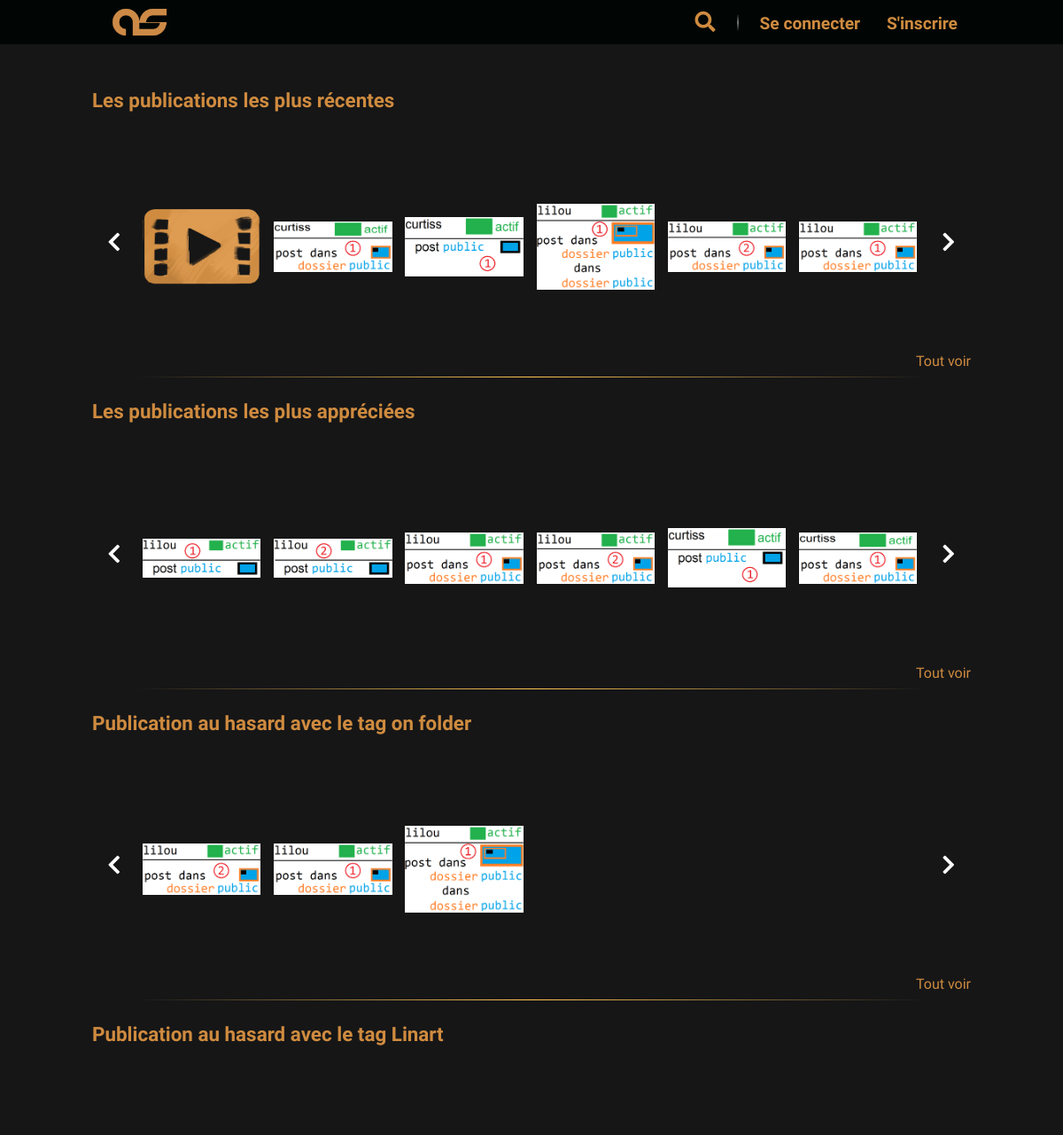
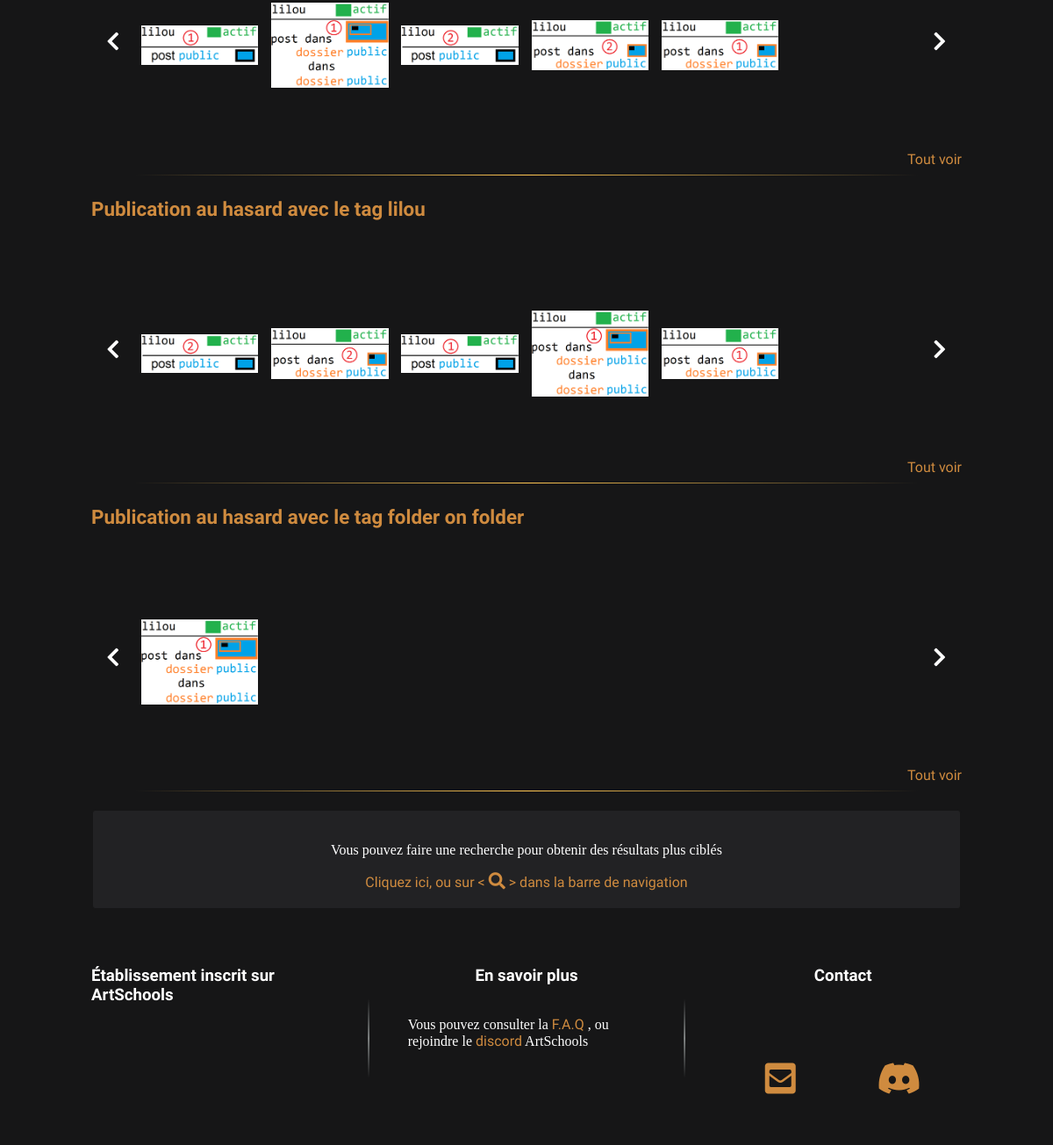
The app's page /P5_01_Code/index.php with its own data (2 pictures, top to bottom).
### tables this page shows
CREATE TABLE IF NOT EXISTS `as_post` (
  `id` int(11) NOT NULL AUTO_INCREMENT,
  `idAuthor` int(11) NOT NULL,
  `school` varchar(100) NOT NULL,
  `title` varchar(30) DEFAULT NULL,
  `filePath` text DEFAULT NULL,
  `urlVideo` varchar(355) DEFAULT NULL,
  `description` text DEFAULT NULL,
  `datePublication` datetime NOT NULL,
  `isPrivate` tinyint(1) NOT NULL,
  `authorizedGroups` text DEFAULT NULL,
  `postType` varchar(10) NOT NULL,
  `fileType` varchar(10) NOT NULL,
  `onFolder` int(11) DEFAULT NULL,
  `tags` text DEFAULT NULL,
  `nbLike` int(11) NOT NULL DEFAULT 0,
  PRIMARY KEY (`id`),
  KEY `idAuthor` (`idAuthor`)
);

### P5_01_Code/model/RenderView.php (called while the page is built, shortened)
<?php
class RenderView
{
    public static function render(string $template, string $view, array $data = null)
    {
        require 'view/' . $view;
    }
}

### P5_01_Code/model/Database.php (called while the page is built, shortened)
<?php
abstract class Database
{
    protected static $db;
    protected function getConnection()
    {
        if (empty(self::$db)) {
            self::$db = new \PDO(self::DB_HOST, self::DB_LOGIN, self::DB_PASSWORD, self::DB_ERRMODE);
            return self::$db;
        } else {
            return self::$db;
        }
    }
    public function sql($req, array $parameters = null)
    {
        $q = $this->getConnection()->prepare($req);
        if ($parameters) {
            foreach ($parameters as $paraKey => $paraValue) {
                if (is_int($paraValue)) {
                    $q->bindValue($paraKey, $paraValue, \PDO::PARAM_INT);
                } else {
                    $q->bindValue($paraKey, $paraValue);
                }
            }
        }
        $q->execute();
        return $q;
    }
}

### P5_01_Code/model/PostsManager.php (called while the page is built, shortened)
<?php
class PostsManager extends LikeManager
{
    public static $OBJECT_TYPE = 'Chemin\ArtSchools\Model\Post';
    public static $TABLE_NAME = 'as_post';
    public static $TABLE_CHAMPS ='id, idAuthor, school, title, filePath, urlVideo, description,
        DATE_FORMAT(datePublication, "%d/%m/%Y à %H:%i.%s") AS datePublication, isPrivate,
        authorizedGroups, postType, fileType, onFolder, tags, nbLike';
    public function getPostsBySchool(string $school, bool $withFolder = false, int $offset = 0, int $limit = null)
    {
        if (strlen($school) > 0) {
            if ($withFolder) {
                $q = $this->getPostsBySchoolWithFolder($school, $offset, $limit);
            } else {
                $q = $this->getPostsBySchoolWithoutFolder($school, $offset, $limit);
            }
            $result = $q->fetchAll(\PDO::FETCH_CLASS, static::$OBJECT_TYPE);
            return $result;
        } else {
            return [];
        }
    }
    public function getPostsByTag(string $tag, int $limit = null, int $offset = 0)
    {
        $TagsManager = new TagsManager();
        if ($TagsManager->exists($tag)) {
            $regex = "'(," . $tag . ",.+)|(," . $tag . "$)'";
            if (!empty($limit)) {
                $q = $this->sql(
                    'SELECT ' . static::$TABLE_CHAMPS . '
                    FROM ' . static::$TABLE_NAME . '
                    WHERE tags REGEXP ' . $regex . '
                    ORDER BY id DESC
                    LIMIT :limit OFFSET :offset',
                    [':limit' => $limit, ':offset' => $offset]
                );
            }
            $result = $q->fetchAll(\PDO::FETCH_CLASS, static::$OBJECT_TYPE);
            return $result;
        } else {
            return [];
        }
    }
    public function getMostLikedPosts(int $limit = null, int $offset = 0, string $school = null)
    {
        if (!empty($school)) {
            $q = $this->getMostLikedPostsBySchool($limit, $offset, $school);
        } else {
            $q = $this->getMostLikedPostsAllSchool($limit, $offset);
        }
        $result = $q->fetchAll(\PDO::FETCH_CLASS, static::$OBJECT_TYPE);
        return $result;
    }
    public function getLastPosted(int $limit = null, int $offset = 0, string $schoolName = null)
    {
        !empty($schoolName) ? $clauseWhere = 'AND school = "' . $schoolName . ' "' : $clauseWhere = '';
        if (!empty($limit)) {
            $q = $this->sql(
                'SELECT ' . static::$TABLE_CHAMPS . '
                FROM ' . static::$TABLE_NAME . '
                WHERE postType = "userPost" AND isPrivate = "0" AND tags != "null" ' . $clauseWhere . '
                ORDER BY id DESC
                LIMIT :limit OFFSET :offset',
                [':offset' => $offset, ':limit' => $limit]
            );
        }
        $result = $q->fetchAll(\PDO::FETCH_CLASS, static::$OBJECT_TYPE);
        return $result;
    }
    public function getPostsForHome(SchoolManager $SchoolManager, TagsManager $TagsManager, int $qtt = 6)
    {
        $homePosts = [];
        $homePosts['lastPosted'] = $this->getLastPosted($qtt);
        $homePosts['mostLiked'] = $this->getMostLikedPosts($qtt);
        $mostPopularTags = $this->getElemOnArray($TagsManager->getMostPopularTags($qtt), -1, true, 4);
        $arrPostsByTags = [];
        foreach ($mostPopularTags as $tag) {
            $posts = $this->getPostsByTag($tag['name'], 100);
            $arrPostsByTags[$tag['name']] = $this->getElemOnArray($posts, -1, true, $qtt);
        }
        $homePosts['withTag'] = $arrPostsByTags;
        $noSchool = $SchoolManager->getSchoolByName(NO_SCHOOL);
        $allSchool = $SchoolManager->getSchoolByName(ALL_SCHOOL);
        $randomSchool = $this->getElemOnArray($allSchool, $noSchool->getId(), true, 2);
        $arrPostsBySchool = [];
        foreach ($randomSchool as $school) {
            $posts = $this->getPostsBySchool($school->getName(), false, 0, 100);
            $arrPostsBySchool[$school->getName()] = $this->getElemOnArray($posts, -1, true, $qtt);
        }
        $homePosts['bySchool'] = $arrPostsBySchool;
        return $homePosts;
    }
    private function getElemOnArray(array $elements, int $unwantedElem = -1, bool $random = true, int $qtt = 6)
    {
        if (count($elements) > 0 && $qtt > 0) {
            if ($random) {
                return $this->getRandomElemOnArray($elements, $unwantedElem, $qtt);
            } else {
                return $this->getNonRandomElemOnArray($elements, $unwantedElem, $qtt);
            }
        } else {
            return [];
        }
    }
    private function getRandomElemOnArray(array $elements, int $unwantedElem, int $qtt)
    {
        $response = [];
        while (count($elements) > 0 && count($response) < $qtt) {
            do {
                $badNumber = false;
                $randomNumber = rand(0, (count($elements) - 1));
                if ($unwantedElem !== -1 && ((is_array($elements[$randomNumber]) && intval($elements[$randomNumber]['id']) === $unwantedElem)
                || (is_object($elements[$randomNumber]) && intval($elements[$randomNumber]->getId()) === $unwantedElem))) {
                    $badNumber = true;
                    unset($elements[$randomNumber]);
                    $elements = $this->arrayWithoutEmptyEntries($elements);
                }
            } while ($badNumber && count($elements) > 0);
            if (count($elements) > 0) {
                $response[] = $elements[$randomNumber];
                unset($elements[$randomNumber]);
                $elements = $this->arrayWithoutEmptyEntries($elements);
            }
        }
        return $response;
    }
    private function getPostsBySchoolWithoutFolder(string $school, int $offset, int $limit)
    {
        if (!empty($limit)) {
            return $this->sql(
                'SELECT ' . static::$TABLE_CHAMPS . '
                FROM ' . static::$TABLE_NAME . '
                WHERE school = :school AND postType = "userPost" AND fileType != "folder" AND isPrivate = "0" AND tags != "null"
                ORDER BY id DESC
                LIMIT :limit OFFSET :offset',
                [':school' => $school, ':offset' => $offset, ':limit' => $limit]
            );
        }
    }
    private function getMostLikedPostsAllSchool(int $limit, int $offset)
    {
        if (!empty($limit)) {
            return $this->sql(
                'SELECT ' . static::$TABLE_CHAMPS . '
                FROM ' . static::$TABLE_NAME . '
                WHERE postType = "userPost" AND fileType != "folder" AND isPrivate = "0" AND tags != "null"
                ORDER BY nbLike DESC
                LIMIT :limit OFFSET :offset',
                [':limit' => $limit, ':offset' => $offset]
            );
        }
    }
}

### P5_01_Code/model/Post.php (called while the page is built, shortened)
<?php
class Post
{
    private $id,
        $idAuthor,
        $school,
        $title,
        $filePath,
        $urlVideo,
        $description,
        $datePublication,
        $isPrivate,
        $authorizedGroups,
        $listAuthorizedGroups,
        $postType,
        $fileType,
        $onFolder,
        $tags,
        $listTags,
        $nbLike,
        $comments;
    public function getId()
    {
        return intval($this->id);
    }
    public function getTitle()
    {
        return $this->title;
    }
    public function getFilePath()
    {
        return $this->filePath;
    }
    public function setFilePath($filePath)
    {
        if (strlen($filePath) > 0) {
            $this->filePath = $filePath;
        }
        return $this;
    }
}

### P5_01_Code/model/TagsManager.php (called while the page is built, shortened)
<?php
class TagsManager extends Database
{
    public static $TABLE_NAME = 'as_tag';
    public function get(int $limit = null, int $offset = 0, string $orderBy = 'tagCount DESC')
    {
        if (!empty($limit)) {
            $q = $this->sql(
                'SELECT *
                FROM ' . static::$TABLE_NAME . '
                ORDER BY ' . $orderBy . '
                LIMIT :limit OFFSET :offset',
                [':limit' => $limit, ':offset' => $offset]
            );
        } else {
            $q = $this->sql(
                'SELECT *
                FROM ' . static::$TABLE_NAME . '
                ORDER BY ' . $orderBy
            );
        }
        $result = $q->fetchAll();
        return $result;
    }
    public function getMostPopularTags(int $limit = null, int $offset = 0, array $tags = null)
    {
        $mostPopularTags = [];
        if (!empty($tags) && count($tags) > 0) {
            $sortedTags = $this->getMany($tags);
            if (!empty($limit)) {
                count($sortedTags) > $limit ? $loop = $limit : $loop = count($sortedTags);
                for ($i = 0; $i < $loop; $i++) {
                    $mostPopularTags[] = $sortedTags[$i];
                }
            } else {
                $mostPopularTags = $sortedTags;
            }
        } else {
            if (!empty($limit)) {
                $mostPopularTags = $this->get($limit, $offset);
            } else {
                $mostPopularTags = $this->get();
            }
        }
        return $mostPopularTags;
    }
}

### P5_01_Code/view/frontend/indexView.php (the view, shortened to what this page needs)
<?php
$posts = $data['posts'];
?>
<article id=home>
    <section class="sliderPosts container">
        <?php
        if (count($posts['lastPosted']) > 0) {
            ?>
            <h1>Les publications les plus récentes</h1>
            <div class="posts">
                <div class="arrow arrowLeft">
                    <i class="fas fa-chevron-left"></i>
                </div>
                <div class="arrow arrowRight">
                    <i class="fas fa-chevron-left"></i>
                </div>
                <div class="slider" slidetype="lastPosted">
                    <div class="slide">
                        <?php
                        foreach ($posts['lastPosted'] as $post) {
                            !empty($post->getTitle()) ? $title = $post->getTitle() : $title = '';
                            !empty($post->getTitle()) ? $alt = $post->getTitle() : $alt = 'Aperçu de la publication';
                            echo '<figure class="items" title="' . $title . '">';
                            if (empty($post->getFilePath())) {
                                switch ($post->getFileType()) {
                                    case 'video' :
                                        $post->setFilePath('public/images/defaultVideoThumbnail.png');
                                        break;
                                }
                            } elseif ($post->getFileType() === 'video') {
                                echo '<img class="iconeVideo" src="public/images/defaultVideoThumbnail.png" alt="Publication de type vidéo">';
                            }
                            echo '<a href="index.php?action=post&id=' . $post->getId() . '"><img src="' . $post->getFilePath() . '" alt="' . $alt . '"></a></figure>';
                        }
                        ?>
                    </div>
                </div>
            </div>
            <a href="index.php?action=search&sortBy=lastPosted">Tout voir</a>
            <hr>
            <?php
        }
        if (count($posts['mostLiked']) > 0) {
            ?>
            <h1>Les publications les plus appréciées</h1>
            <div class="posts">
                <div class="arrow arrowLeft">
                    <i class="fas fa-chevron-left"></i>
                </div>
                <div class="arrow arrowRight">
                    <i class="fas fa-chevron-left"></i>
                </div>
                <div class="slider" slidetype="mostLiked">
                    <div class="slide">
                        <?php
                        foreach ($posts['mostLiked'] as $post) {
                            !empty($post->getTitle()) ? $title = $post->getTitle() : $title = '';
                            !empty($post->getTitle()) ? $alt = $post->getTitle() : $alt = 'Aperçu de la publication';
                            echo '<figure class="items" title="' . $title . '">';
                            echo '<a href="index.php?action=post&id=' . $post->getId() . '"><img src="' . $post->getFilePath() . '" alt="' . $alt . '"></a></figure>';
                        }
                        ?>
                    </div>
                </div>
            </div>
            <a href="index.php?action=search&sortBy=mostLiked">Tout voir</a>
            <hr>
            <?php
        }
                    ?>
                    <?php
        if (count($posts['withTag']) > 0) {
            foreach ($posts['withTag'] as $key => $arrTagPosts) {
                if (!empty($arrTagPosts)) {
                    ?>
                    <h1>Publication au hasard avec le tag <span><?=$key?></span></h1>
                    <div class="posts">
                        <div class="arrow arrowLeft">
                            <i class="fas fa-chevron-left"></i>
                        </div>
                        <div class="arrow arrowRight">
                            <i class="fas fa-chevron-left"></i>
                        </div>
                        <div class="slider" slidetype="withTag" slidevalue="<?=$key?>">
                            <div class="slide">
                                <?php
                                foreach ($arrTagPosts as $post) {
                                    !empty($post->getTitle()) ? $title = $post->getTitle() : $title = '';
                                    !empty($post->getTitle()) ? $alt = $post->getTitle() : $alt = 'Aperçu de la publication';
                                    echo '<figure class="items" title="' . $title . '">';
                                    echo '<a href="index.php?action=post&id=' . $post->getId() . '"><img src="' . $post->getFilePath() . '" alt="' . $alt . '"></a></figure>';
                                }
                                ?>
                            </div>
                        </div>
                    </div>
                    <a href="index.php?action=search&sortBy=tag&tag=<?=$key?>">Tout voir</a>
                    <hr>
                    <?php
                }
            }
        }
        ?>
        <div class="blockStyleOne">
            <p>Vous pouvez faire une recherche pour obtenir des résultats plus ciblés</p>
            <a href="index.php?action=search">
                Cliquez ici, ou sur < <i class="fas fa-search"></i> >  dans la barre de navigation
            </a>
        </div>
    </section>
</article>

### records on screen
as_post: shows a picture
as_post: filePath (picture)
as_post: filePath (picture)
as_post: filePath (picture)
as_post: filePath (picture)
as_post: filePath (picture)
as_post: filePath (picture)
as_post: filePath (picture)

### other values on screen
$key "on folder"
$key "Linart"
$key "lilou"
$key "folder on folder"
